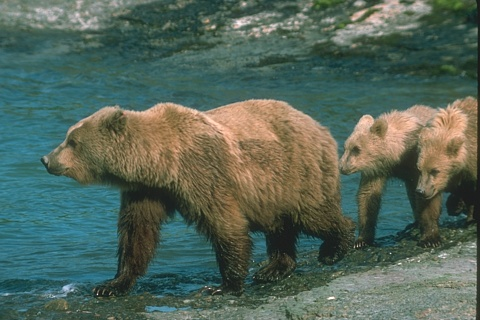
#> input picture model/test/test_data/R100H/cleancrop/1.png, 480 x 320 px
$ python -i bianyuan.py   (imports and definitions only)
#> lines starting #> are read from the running program, lines starting #| are printed output that depends on the picture
import cv2 as cv
import numpy as np

def edge(img):

    #高斯模糊,降低噪声
    blurred = cv.GaussianBlur(img,(3,3),0)

    #灰度图像
    gray=cv.cvtColor(blurred,cv.COLOR_RGB2GRAY)
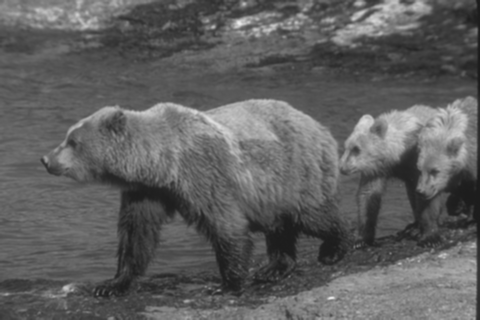
#> gray: shape (320, 480); min 26, max 238, mean 95.2

    #图像梯度
    xgrad=cv.Sobel(gray,cv.CV_16SC1,1,0)
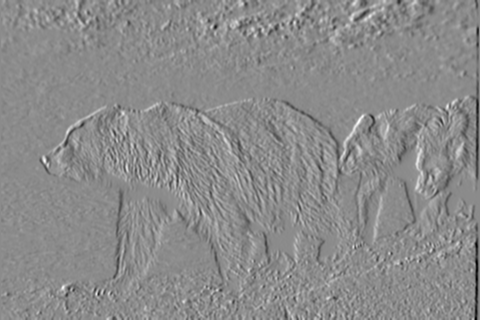
#> xgrad: shape (320, 480) int16; min -352, max 291, mean -0.9; drawn with min black and max white
    ygrad=cv.Sobel(gray,cv.CV_16SC1,0,1)
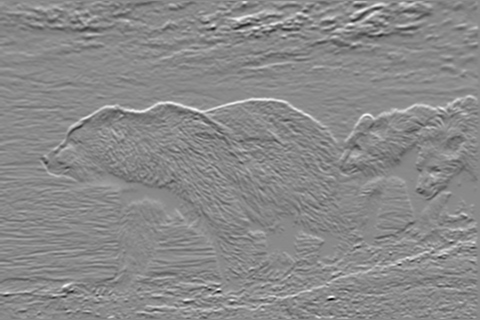
#> ygrad: shape (320, 480) int16; min -408, max 347, mean 0.2; drawn with min black and max white

    #计算边缘
    #50和150参数必须符合1：3或者1：2
    edge_output=cv.Canny(xgrad,ygrad,50,150)
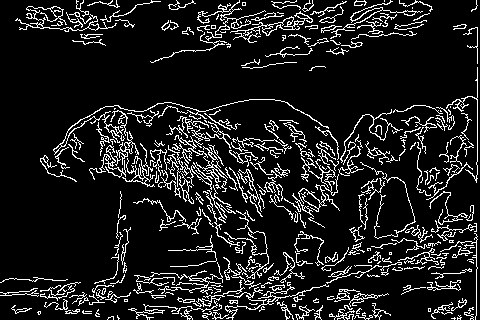
#> edge_output: shape (320, 480); 11.6% white in thin lines or dots

    dst = cv.bitwise_and(img,img,mask=edge_output)
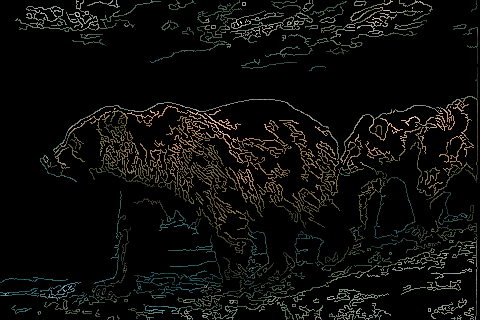
#> dst: shape (320, 480, 3); mean R, G, B 12.1, 12.5, 10.3
    return dst

>>> import cv2
>>> picture = cv2.cvtColor(cv2.imread('../model/test/test_data/R100H/cleancrop/1.png'), cv2.COLOR_BGR2RGB)
>>> result = edge(picture)

$ run again, on model/test/test_data/R100H/cleancrop/10.png
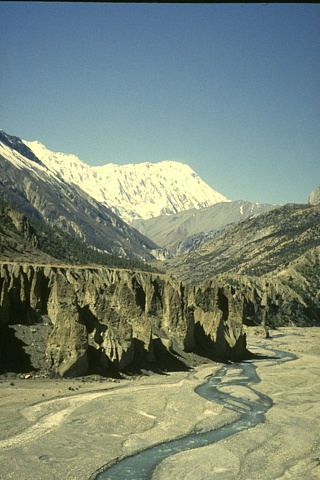
#> input picture model/test/test_data/R100H/cleancrop/10.png, 320 x 480 px
#> in edge, `edge_output=cv.Canny(xgrad,ygrad,50,150)`:
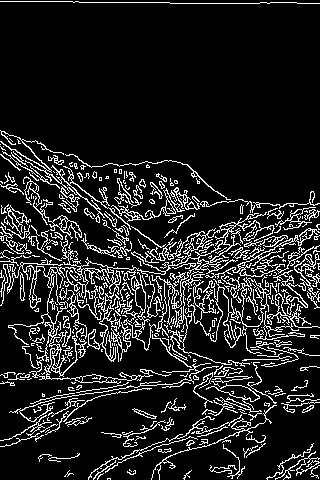
#> edge_output: shape (480, 320); 13.1% white in thin lines or dots
#> in edge, `dst = cv.bitwise_and(img,img,mask=edge_output)`:
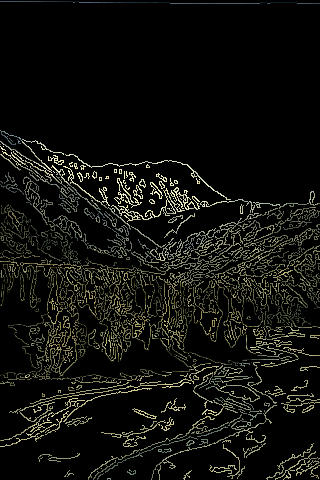
#> dst: shape (480, 320, 3); mean R, G, B 16.7, 17, 12.8

$ run again, on model/test/test_data/R100H/cleancrop/100.png
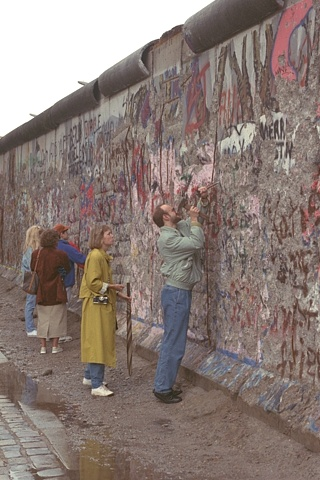
#> input picture model/test/test_data/R100H/cleancrop/100.png, 320 x 480 px
#> in edge, `edge_output=cv.Canny(xgrad,ygrad,50,150)`:
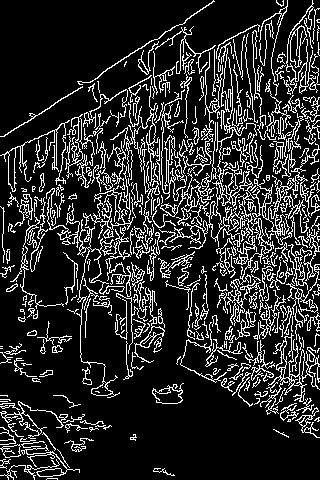
#> edge_output: shape (480, 320); 16.7% white in thin lines or dots
#> in edge, `dst = cv.bitwise_and(img,img,mask=edge_output)`:
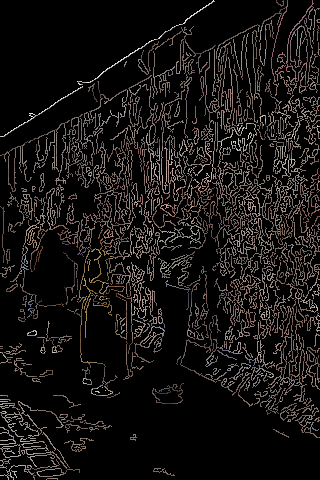
#> dst: shape (480, 320, 3); mean R, G, B 22, 19.4, 18.4
